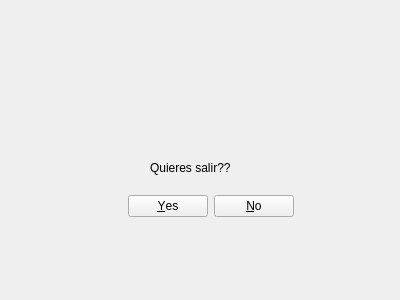
<?xml version="1.0" encoding="UTF-8"?>
<ui version="4.0">
 <class>Form</class>
 <widget class="QWidget" name="Form">
  <property name="geometry">
   <rect>
    <x>0</x>
    <y>0</y>
    <width>400</width>
    <height>300</height>
   </rect>
  </property>
  <property name="windowTitle">
   <string>Form</string>
  </property>
  <widget class="QLabel" name="windowAviso">
   <property name="geometry">
    <rect>
     <x>140</x>
     <y>10</y>
     <width>331</width>
     <height>131</height>
    </rect>
   </property>
   <property name="text">
    <string/>
   </property>
   <property name="pixmap">
    <pixmap>Imagenes/Aviso.png</pixmap>
   </property>
  </widget>
  <widget class="QLabel" name="label">
   <property name="geometry">
    <rect>
     <x>150</x>
     <y>160</y>
     <width>151</width>
     <height>16</height>
    </rect>
   </property>
   <property name="text">
    <string>Quieres salir??</string>
   </property>
  </widget>
  <widget class="QDialogButtonBox" name="buttonBox">
   <property name="geometry">
    <rect>
     <x>110</x>
     <y>190</y>
     <width>201</width>
     <height>32</height>
    </rect>
   </property>
   <property name="orientation">
    <enum>Qt::Horizontal</enum>
   </property>
   <property name="standardButtons">
    <set>QDialogButtonBox::No|QDialogButtonBox::Yes</set>
   </property>
   <property name="centerButtons">
    <bool>true</bool>
   </property>
  </widget>
 </widget>
 <resources/>
 <connections/>
</ui>
